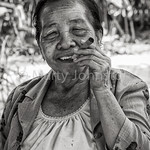
#> input picture Oldman/14471248179.jpg, 150 x 150 px; its folder holds 4 pictures in this run
$ jupyter execute --allow-errors check_generateddata.ipynb
#> lines starting #> are read from the running program, lines starting #| are printed output that depends on the picture
[cell 1]
from PIL import Image
import os, glob
import numpy as np
from sklearn import model_selection

classes = ["Oldman","Sparrow", "Straycat"]
num_classes = len(classes)
image_size = 50 #画像リサイズ

#画像の読みこみ

X = []
Y = []
for index, classlabel in enumerate(classes):
    photos_dir = "./" + classlabel
    files = glob.glob(photos_dir + "/*.jpg")
    for i, file in enumerate(files):
        if i >= 200: break
        image = Image.open(file)
#> image is the input picture: PIL image 150x150 RGB; mean R, G, B 128.5, 127.4, 125.1
        image = image.convert("RGB")
        image = image.resize((image_size, image_size))
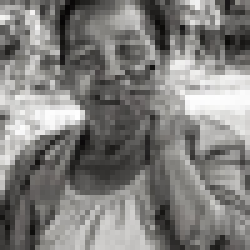
#> image: PIL image 50x50 RGB (shown 5 times larger); mean R, G, B 128.5, 127.4, 125.1
        data = np.asarray(image)
        X.append(data)
        Y.append(index)

X = np.array(X)
Y = np.array(Y)

X_train, X_test, y_train, y_test = model_selection.train_test_split(X, Y) #分割処理
xy = (X_train, X_test, y_train, y_test)
#> (the rest of this cell did not finish here and is left out)
